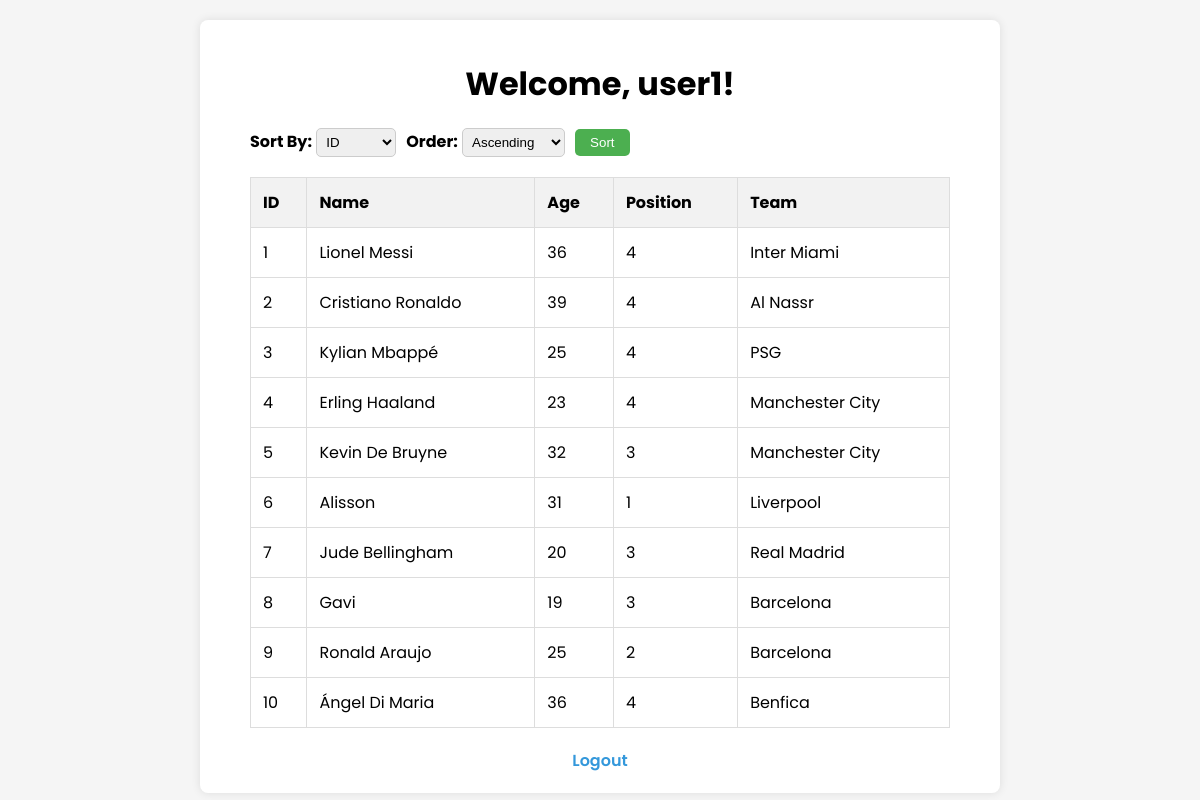
Screenshot of /welcome.php (signed in) with the database file from the repository.
### tables this page shows
CREATE TABLE `t_football` (
  `id` int(11) NOT NULL,
  `meno` varchar(100) NOT NULL,
  `vek` int(11) NOT NULL,
  `pozicia` varchar(100) NOT NULL,
  `tim` varchar(100) NOT NULL
);

### welcome.php (the view, shortened to what this page needs)
<?php
$servername = "localhost";
$username = "hrachovsky";
$password = "password.00";
$dbname = "hrachovsky";
$conn = new mysqli($servername, $username, $password, $dbname);
$sort_by = "id";
$order = "ASC";
$sql = "SELECT * FROM t_football ORDER BY $sort_by $order";
$result = $conn->query($sql);
?>
<!DOCTYPE html>
<html lang="en">
<head>
    <link rel="stylesheet" href="welcome.css">
</head>
<body>
    <div class="wrapper">
        <h1>Welcome, <?php echo $_SESSION['username']; ?>!</h1>
        <form class="sorting-form" method="GET" action="">
            <div>
                <label for="sort_by">Sort By:</label>
                <select name="sort_by" id="sort_by">
                    <option value="id">ID</option>
                </select>
            </div>
            <div>
                <label for="order">Order:</label>
                <select name="order" id="order">
                    <option value="ASC">Ascending</option>
                </select>
            </div>
            <button type="submit">Sort</button>
        </form>
        <table>
            <thead>
                <tr>
                    <th>ID</th>
                    <th>Name</th>
                    <th>Age</th>
                    <th>Position</th>
                    <th>Team</th>
                </tr>
            </thead>
            <tbody>
                <?php
                if ($result->num_rows > 0) {
                    while($row = $result->fetch_assoc()) {
                        echo "<tr>";
                        echo "<td>".$row['id']."</td>";
                        echo "<td>".$row['meno']."</td>";
                        echo "<td>".$row['vek']."</td>";
                        echo "<td>".$row['pozicia']."</td>";
                        echo "<td>".$row['tim']."</td>";
                        echo "</tr>";
                    }
                } else {
                    echo "<tr><td colspan='5'>No records found</td></tr>";
                }
                ?>
            </tbody>
        </table>
        <div class="logout-link">
            <p><a href="logout.php">Logout</a></p>
        </div>
    </div>
</body>
</html>

### welcome.css (style rules this page uses)
* { margin: 0; box-sizing: border-box; }
body { font-family: "Poppins", sans-serif; background-color: #f5f5f5; }
.wrapper { max-width: 800px; margin: 20px auto; padding: 20px; padding-right: 50px; padding-left: 50px; background-color: #fff; border-radius: 8px; box-shadow: 0 0 10px rgba(0, 0, 0, 0.1); }
h1 { text-align: center; margin-bottom: 20px; }
.sorting-form { margin-bottom: 20px; display: flex; align-items: center; }
.sorting-form div { margin-right: 10px; }
.sorting-form label { font-weight: bold; }
.sorting-form select { padding: 5px; border: 1px solid #ccc; border-radius: 5px; }
.sorting-form button { padding: 6px 15px; background-color: #4CAF50; color: white; border: none; border-radius: 5px; cursor: pointer; }
table { width: 100%; border-collapse: collapse; margin-bottom: 20px; }
table th, table td { border: 1px solid #ddd; padding: 12px; text-align: left; }
table th { background-color: #f2f2f2; }
.logout-link { text-align: center; margin-top: 20px; }
.logout-link a { color: #3498db; text-decoration: none; font-weight: 600; }

### rows the page displays
t_football: id "1", meno "Lionel Messi", vek "36", pozicia "4", tim "Inter Miami"
t_football: id "2", meno "Cristiano Ronaldo", vek "39", pozicia "4", tim "Al Nassr"
t_football: id "3", meno "Kylian Mbappé", vek "25", pozicia "4", tim "PSG"
t_football: id "4", meno "Erling Haaland", vek "23", pozicia "4", tim "Manchester City"
t_football: id "5", meno "Kevin De Bruyne", vek "32", pozicia "3", tim "Manchester City"
t_football: id "6", meno "Alisson", vek "31", pozicia "1", tim "Liverpool"
t_football: id "7", meno "Jude Bellingham", vek "20", pozicia "3", tim "Real Madrid"
t_football: id "8", meno "Gavi", vek "19", pozicia "3", tim "Barcelona"
t_football: id "9", meno "Ronald Araujo", vek "25", pozicia "2", tim "Barcelona"
t_football: id "10", meno "Ángel Di Maria", vek "36", pozicia "4", tim "Benfica"

### other values shown
$_SESSION['username'] "user1"
